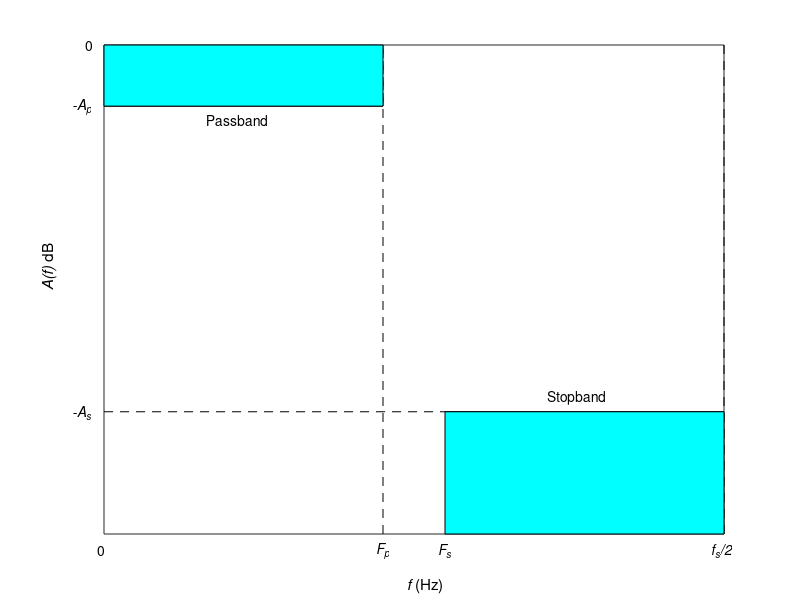

Recreate this plot in MATLAB. (Note: this script raises an error after producing the figure.)
function fig5_11

% Figure 5.11: Lowpass filter specifications (logarithmic) 

clc
clear
fprintf ('Figure 5.11: Lowpass filter specifications (logarithmic)\n\n')

% Draw lines

A_p = 0.15;
A_s = 0.9;
F_p = 0.45;
F_s = 0.55;
figure
plot ([0 F_p],[-A_p -A_p],'k')
axis ([0 1 -1.2 0])
hold on
plot ([F_p F_p],[-A_p 0],'--k')
plot ([0 F_s],[-A_s -A_s],'--k')
plot ([F_p F_p],[-1.2 0],'--k')
plot ([1 1],[-1.2 0],'--k')
plot ([F_s 1],[-A_s -A_s],'k')
fill ([0 F_p F_p 0],[-A_p -A_p 0 0],'c')
fill ([F_s 1 1 F_s],[-1.2 -1.2 -A_s -A_s],'c')

% Add labels

dx = 0.01;
dy = 0.035;
y1 = -1.24;
text (-0.03,0,'0')
text (-0.05,-A_p,'\it{-A_p}')
text (-0.05,-A_s,'\it{-A_s}')
text (0-dx,y1,'0')
text (F_p-dx,y1,'\it{F_p}')
text (F_s-dx,y1,'\it{F_s}')
text (1-2*dx,y1,'\it{f_s/2}')
text (F_p/2-6*dx,-A_p-dy,'Passband')
text ((F_s+ 1)/2-6*dx,-A_s+dy,'Stopband')
set (gca,'Xtick',[])
set (gca,'Ytick',[])
text (0.5-dx,y1-2.5*dy,'{\itf }(Hz)','FontSize',11)
text (-9*dx,-0.6,'{\itA(f)} dB','Rotation',90,'FontSize',11)
f_labels ('Logarithmic filter specifications','','')
f_wait
